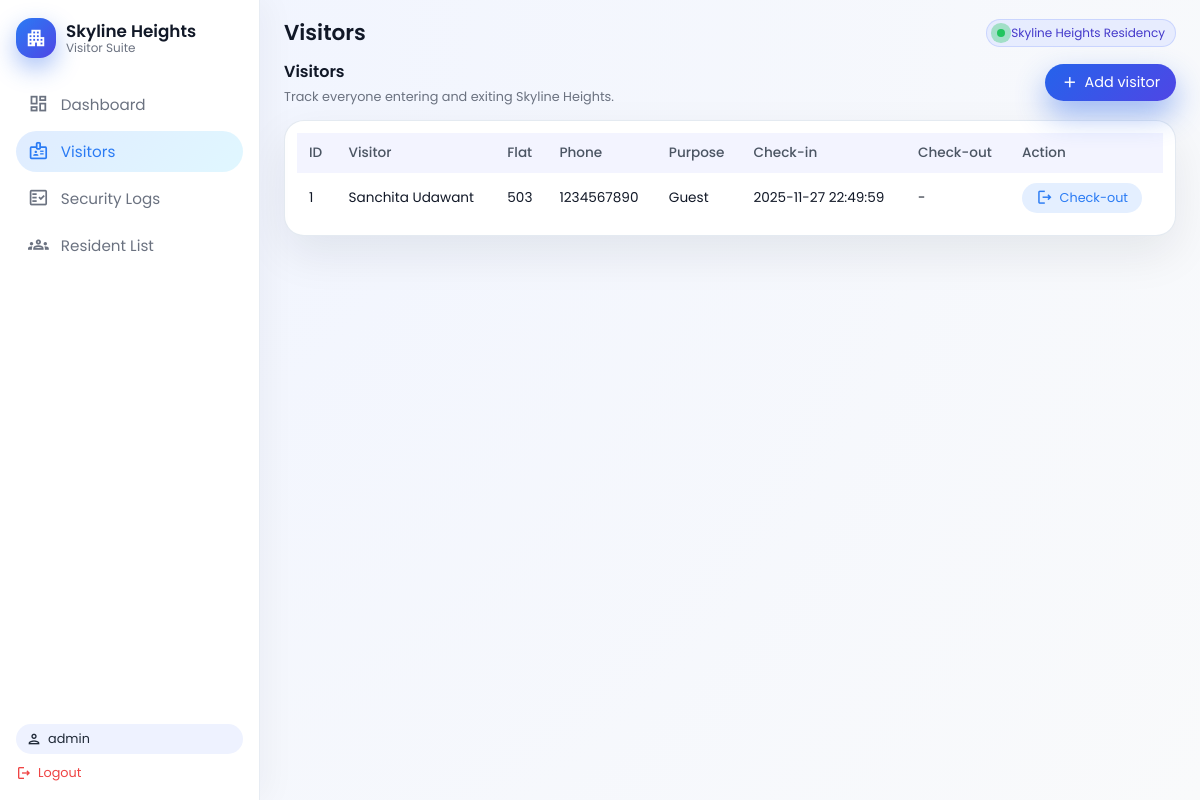
Page /visitors (signed in) on the committed database.
### tables this page shows
CREATE TABLE visitors (
            id INTEGER PRIMARY KEY AUTOINCREMENT,
            name TEXT NOT NULL,
            phone TEXT,
            flat_no TEXT NOT NULL,
            purpose TEXT,
            vehicle_no TEXT,
            check_in TEXT NOT NULL,
            check_out TEXT
        );

### app.py (the view)
    def wrapped_view(*args, **kwargs):
        if "user_id" not in session:
            return redirect(url_for("login"))
        return view(*args, **kwargs)

### app.py (called while the page is built)
def get_db_connection():
    conn = sqlite3.connect(DB_NAME)
    conn.row_factory = sqlite3.Row
    return conn

def login_required(view):
    def wrapped_view(*args, **kwargs):
        if "user_id" not in session:
            return redirect(url_for("login"))
        return view(*args, **kwargs)
    wrapped_view.__name__ = view.__name__
    return wrapped_view

@app.route("/visitors")
@login_required
def visitors_page():
    conn = get_db_connection()
    visitors = conn.execute(
        "SELECT * FROM visitors ORDER BY check_in DESC"
    ).fetchall()
    conn.close()
    return render_template("visitors.html", visitors=visitors, page_title="Visitors")

### templates/visitors.html (shortened to what this page needs)
{% extends "base.html" %}
{% block content %}
<div class="page-header-row">
  <div>
    <h2 class="section-title">Visitors</h2>
    <p class="hint-text">Track everyone entering and exiting Skyline Heights.</p>
  </div>
  <button class="btn-primary" data-open-modal="addVisitorModal">
    <span class="material-icons-outlined btn-icon">add</span>
    Add visitor
  </button>
</div>
<div class="table-card">
  <table class="data-table">
    <thead>
      <tr>
        <th>ID</th>
        <th>Visitor</th>
        <th>Flat</th>
        <th>Phone</th>
        <th>Purpose</th>
        <th>Check-in</th>
        <th>Check-out</th>
        <th>Action</th>
      </tr>
    </thead>
    <tbody>
      {% if visitors %}
        {% for v in visitors %}
          <tr>
            <td>{{ v["id"] }}</td>
            <td>{{ v["name"] }}</td>
            <td>{{ v["flat_no"] }}</td>
            <td>{{ v["phone"] or "-" }}</td>
            <td>{{ v["purpose"] or "-" }}</td>
            <td>{{ v["check_in"] }}</td>
            <td>{{ v["check_out"] or "-" }}</td>
            <td>
              {% if not v["check_out"] %}
                <form method="POST" action="{{ url_for('checkout_visitor', visitor_id=v['id']) }}">
                  <button type="submit" class="btn-chip">
                    <span class="material-icons-outlined btn-icon">logout</span>
                    Check-out
                  </button>
                </form>
              {% else %}
                <span class="status-tag status-checkedout">Completed</span>
              {% endif %}
            </td>
          </tr>
        {% endfor %}
      {% else %}
        <tr>
          <td colspan="8" class="empty-row">No visitor records yet.</td>
        </tr>
      {% endif %}
    </tbody>
  </table>
</div>
{% endblock %}

### templates/base.html (shortened to what this page needs)
<!DOCTYPE html>
<html lang="en">
<head>
  <link rel="stylesheet" href="{{ url_for('static', filename='styles.css') }}" />
</head>
<body>
  <div class="app-shell">
    <aside class="sidebar">
      <div class="sidebar-header">
        <div class="logo-mark">
          <span class="material-icons-outlined">apartment</span>
        </div>
        <div class="logo-text">
          <span class="logo-title">Skyline Heights</span>
          <span class="logo-subtitle">Visitor Suite</span>
        </div>
      </div>
      <nav class="sidebar-nav">
        <a href="{{ url_for('dashboard') }}" class="nav-item {% if request.path=='/' %}active{% endif %}">
          <span class="material-icons-outlined nav-icon">dashboard</span>
          <span class="nav-label">Dashboard</span>
        </a>
        <a href="{{ url_for('visitors_page') }}" class="nav-item {% if '/visitors' in request.path %}active{% endif %}">
          <span class="material-icons-outlined nav-icon">badge</span>
          <span class="nav-label">Visitors</span>
        </a>
        <a href="{{ url_for('security_logs') }}" class="nav-item {% if '/security-logs' in request.path %}active{% endif %}">
          <span class="material-icons-outlined nav-icon">fact_check</span>
          <span class="nav-label">Security Logs</span>
        </a>
        <a href="{{ url_for('residents') }}" class="nav-item {% if '/residents' in request.path %}active{% endif %}">
          <span class="material-icons-outlined nav-icon">groups</span>
          <span class="nav-label">Resident List</span>
        </a>
      </nav>
      <div class="sidebar-footer">
        {% if session.get("username") %}
          <span class="user-pill">
            <span class="material-icons-outlined user-icon">person</span>
            <span class="user-name">{{ session["username"] }}</span>
          </span>
          <a href="{{ url_for('logout') }}" class="logout-link">
            <span class="material-icons-outlined logout-icon">logout</span>
            Logout
          </a>
        {% endif %}
      </div>
    </aside>
    <main class="main-panel">
      <header class="topbar">
        <div class="topbar-left">
          <h1 class="page-title">{{ page_title if page_title else "Dashboard" }}</h1>
        </div>
        <div class="topbar-right">
          <div class="pill-label">
            <span class="dot-live"></span>
            <span class="pill-text">Skyline Heights Residency</span>
          </div>
        </div>
      </header>
      <section class="page-surface">
        {% block content %}{% endblock %}
      </section>
    </main>
  </div>
</body>
</html>

### static/styles.css (style rules this page uses)
:root { --bg: #ffffff; --accent: #2a7bf4; --accent-soft: #e4efff; --accent-green: #2ecc71; --text-main: #111827; --text-muted: #6b7280; --border-soft: #e5e7eb; --gray-bg: #f4f6fa; --sidebar-bg: #ffffff; --shadow-soft: 0 18px 45px rgba(15, 23, 42, 0.08); --radius-xl: 20px; }
* { box-sizing: border-box; }
body { margin: 0; font-family: "Poppins", system-ui, -apple-system, BlinkMacSystemFont, "Segoe UI", sans-serif; background: radial-gradient(circle at top left, #f0f4ff, #f9fafb); color: var(--text-main); }
.app-shell { display: flex; min-height: 100vh; }
.sidebar { width: 260px; background: rgba(255, 255, 255, 0.96); backdrop-filter: blur(12px); border-right: 1px solid rgba(226, 232, 240, 0.8); padding: 18px 16px; display: flex; flex-direction: column; gap: 18px; position: sticky; top: 0; height: 100vh; box-shadow: 8px 0 30px rgba(15, 23, 42, 0.04); }
.sidebar-header { display: flex; align-items: center; gap: 10px; }
.logo-mark { width: 40px; height: 40px; border-radius: 16px; background: linear-gradient(135deg, var(--accent), #4f46e5); display: flex; align-items: center; justify-content: center; color: #ffffff; box-shadow: 0 10px 25px rgba(37, 99, 235, 0.4); }
.logo-mark .material-icons-outlined { font-size: 22px; }
.logo-text { display: flex; flex-direction: column; line-height: 1.1; }
.logo-title { font-weight: 600; font-size: 1.05rem; }
.logo-subtitle { font-size: 0.75rem; color: var(--text-muted); }
.sidebar-nav { display: flex; flex-direction: column; gap: 6px; margin-top: 8px; }
.nav-item { display: flex; align-items: center; gap: 12px; padding: 9px 12px; border-radius: 999px; text-decoration: none; color: var(--text-muted); font-size: 0.95rem; transition: background 0.18s ease, color 0.18s ease, transform 0.08s ease; }
.nav-item.active { background: linear-gradient(135deg, #e0ecff, #e0f7ff); color: var(--accent); }
.nav-icon { font-size: 1.3rem; }
.sidebar-footer { margin-top: auto; display: flex; flex-direction: column; gap: 6px; }
.user-pill { display: inline-flex; align-items: center; gap: 6px; padding: 6px 10px; border-radius: 999px; background: #eef2ff; font-size: 0.8rem; color: #1f2937; }
.user-icon { font-size: 1rem; }
.logout-link { display: inline-flex; align-items: center; gap: 6px; font-size: 0.8rem; color: #ef4444; text-decoration: none; margin-top: 4px; }
.logout-icon { font-size: 1rem; }
.main-panel { flex: 1; display: flex; flex-direction: column; }
.topbar { display: flex; justify-content: space-between; align-items: center; padding: 16px 24px 10px 24px; }
.topbar-left { display: flex; align-items: center; gap: 10px; }
.page-title { margin: 0; font-size: 1.35rem; font-weight: 600; }
.topbar-right { display: flex; align-items: center; }
.pill-label { display: inline-flex; align-items: center; gap: 6px; padding: 4px 10px; border-radius: 999px; background: rgba(224, 231, 255, 0.7); border: 1px solid rgba(199, 210, 254, 0.9); }
.dot-live { width: 8px; height: 8px; border-radius: 999px; background: #22c55e; box-shadow: 0 0 0 6px rgba(34, 197, 94, 0.35); }
.pill-text { font-size: 0.75rem; color: #4338ca; }
.page-surface { padding: 0 24px 24px 24px; }
.section-title { margin: 0; font-size: 1rem; font-weight: 600; }
.hint-text { margin: 4px 0 0 0; font-size: 0.8rem; color: var(--text-muted); }
.btn-primary, .btn-secondary, .btn-chip, .btn-ghost, .icon-btn { border: none; border-radius: 999px; padding: 8px 16px; cursor: pointer; font-family: inherit; font-size: 0.9rem; display: inline-flex; align-items: center; gap: 6px; outline: none; }
.btn-primary { background: linear-gradient(135deg, #2563eb, #4f46e5); color: #ffffff; box-shadow: 0 14px 30px rgba(37, 99, 235, 0.45); }
.btn-chip { background: var(--accent-soft); color: var(--accent); padding: 6px 14px; font-size: 0.8rem; }
.btn-icon { font-size: 1.1rem; }
.table-card { background: #ffffff; border-radius: var(--radius-xl); box-shadow: var(--shadow-soft); border: 1px solid rgba(226, 232, 240, 0.9); padding: 12px; overflow-x: auto; }
.data-table { width: 100%; border-collapse: collapse; min-width: 600px; }
.data-table th, .data-table td { padding: 10px 12px; text-align: left; font-size: 0.85rem; }
.data-table thead { background: #f3f4ff; }
.data-table thead th { font-weight: 500; color: #4b5563; }
.page-header-row { display: flex; justify-content: space-between; align-items: center; margin-bottom: 14px; }

### rows in the picture
visitors: id "1", name "Sanchita Udawant", flat_no "503", phone "1234567890", purpose "Guest", check_in "2025-11-27 22:49:59", v "-"

### other values in the picture
{{ session["username"] }} "admin"
{{ page_title if page_title else "Dashboard" }} "Visitors"
